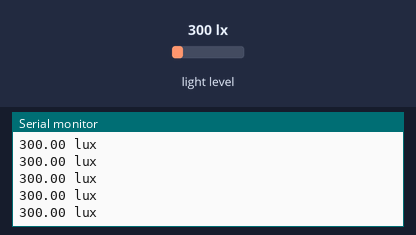
Bench run of a sketch on a simulated Arduino Uno, built with avr-gcc and run on an emulated ATmega328P. On the bench: the last lines printed to the serial monitor. The test bench sets the inputs (shaded band); at power-on: light level 300 lx.

Above: at 1.2 s.
1.3 s: light level set to 40 lx
At 1.53 s:
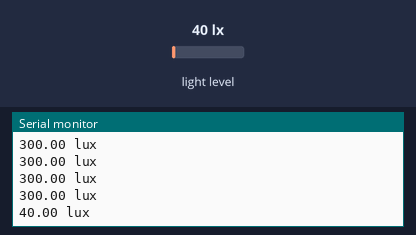
2.8 s: light level set to 500 lx
At 2.85 s:
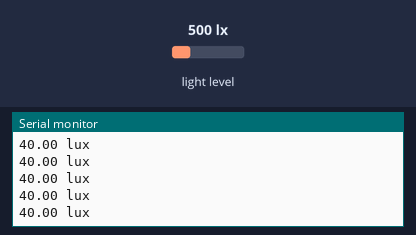
Timing chart, 0 to 5.8 s (numbered marks = the images above; inputs shaded):
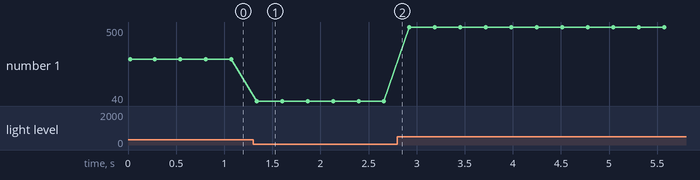

The sketch:

lux.ino
```cpp
#include <Wire.h>
#include <Adafruit_Sensor.h>
#include <Adafruit_TSL2561_U.h>

Adafruit_TSL2561_Unified tsl = Adafruit_TSL2561_Unified(TSL2561_ADDR_LOW, 12345);

void setup(void)
{
  Serial.begin(9600);
  Serial.println("Light Sensor Test"); Serial.println("");

  if(!tsl.begin())
  {
    Serial.print("Ooops, no TSL2561 detected ... Check your wiring or I2C ADDR!");
    while(1);
  }

  tsl.enableAutoRange(true);
  tsl.setIntegrationTime(TSL2561_INTEGRATIONTIME_13MS);
}

void loop(void)
{
  sensors_event_t event;
  tsl.getEvent(&event);

  if (event.light)
  {
    Serial.print(event.light); Serial.println(" lux");
  }
  else
  {
    Serial.println("Sensor overload");
  }
  delay(250);
}
```

Measured:
- after the input at 1.3 s, the serial monitor: prints a new line at once (image 1)
- plotted number 1: 300 → 40 after the input at 1.3 s, 40 → 500 after the input at 2.8 s
